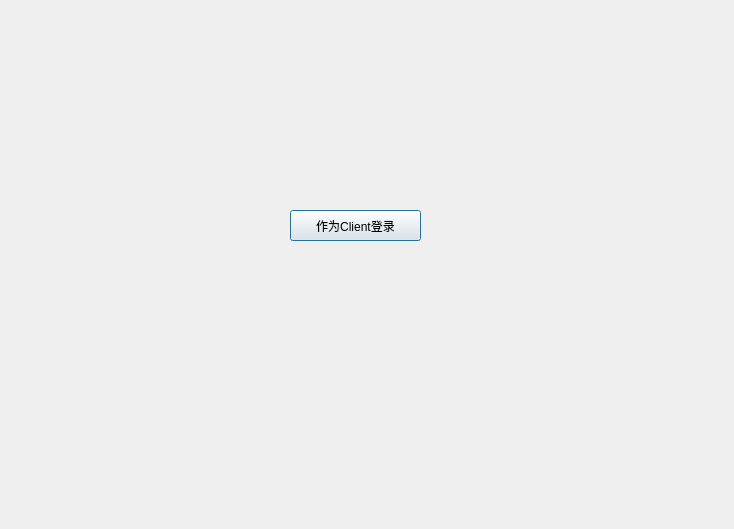
<?xml version="1.0" encoding="UTF-8"?>
<ui version="4.0">
 <class>tftpset</class>
 <widget class="QDialog" name="tftpset">
  <property name="geometry">
   <rect>
    <x>0</x>
    <y>0</y>
    <width>734</width>
    <height>529</height>
   </rect>
  </property>
  <property name="windowTitle">
   <string>Dialog</string>
  </property>
  <widget class="QPushButton" name="pushButton">
   <property name="geometry">
    <rect>
     <x>290</x>
     <y>210</y>
     <width>131</width>
     <height>31</height>
    </rect>
   </property>
   <property name="text">
    <string>作为Client登录</string>
   </property>
  </widget>
 </widget>
 <resources/>
 <connections>
  <connection>
   <sender>pushButton</sender>
   <signal>clicked()</signal>
   <receiver>tftpset</receiver>
   <slot>accept()</slot>
   <hints>
    <hint type="sourcelabel">
     <x>368</x>
     <y>229</y>
    </hint>
    <hint type="destinationlabel">
     <x>473</x>
     <y>309</y>
    </hint>
   </hints>
  </connection>
 </connections>
</ui>
